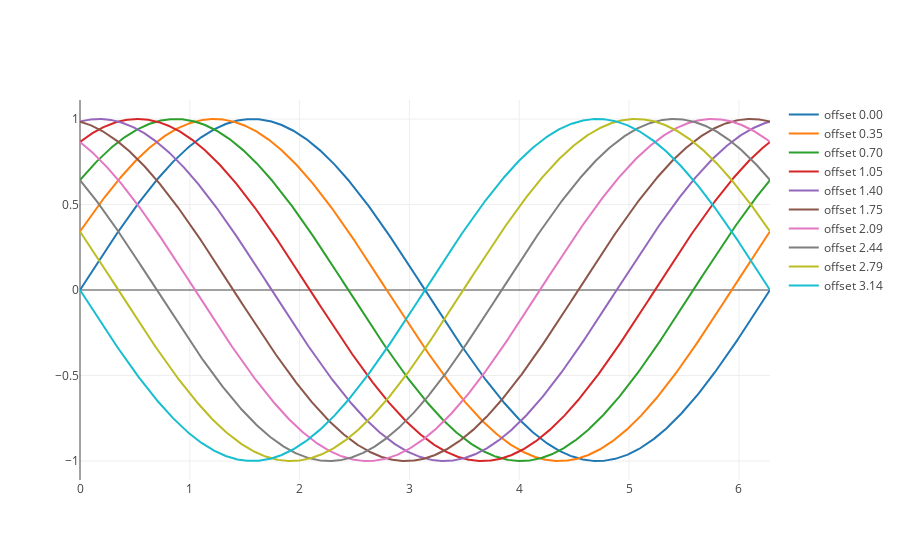

Notebook source saved alongside this figure:
### Markdown cell above
## Plotly

### Code cell
import plotly.graph_objs as go
import plotly.offline as py

traces = []
for leg, y in zip(legend, ys):
    traces.append(go.Scatter(x=x, y=y, name=leg))

py.iplot(traces)

### Figure 1 — Plotly figure (JSON) as saved in the notebook; plotly's stock layout.template omitted (floating-point values rounded to 4 significant figures; data arrays with more than 128 entries replaced by an {"elided": "..."} marker saying what was removed)
{"data": [{"name": "offset 0.00", "type": "scatter", "uid": "70af11eb-4753-41a3-8429-3fdc0c29903c", "x": {"elided": "1000 float values"}, "y": {"elided": "1000 float values"}}, {"name": "offset 0.35", "type": "scatter", "uid": "a7f706ab-7bfa-4a93-b9ec-3cb2eafaa2a8", "x": {"elided": "1000 float values"}, "y": {"elided": "1000 float values"}}, {"name": "offset 0.70", "type": "scatter", "uid": "5045d55d-63db-47c8-af5c-623038696729", "x": {"elided": "1000 float values"}, "y": {"elided": "1000 float values"}}, {"name": "offset 1.05", "type": "scatter", "uid": "6e434804-f272-4f55-944c-45fabf9d01a7", "x": {"elided": "1000 float values"}, "y": {"elided": "1000 float values"}}, {"name": "offset 1.40", "type": "scatter", "uid": "1878824a-b2b1-4f8e-b814-ead932652b4e", "x": {"elided": "1000 float values"}, "y": {"elided": "1000 float values"}}, {"name": "offset 1.75", "type": "scatter", "uid": "f2db5923-36d7-400d-add6-cd4a86644143", "x": {"elided": "1000 float values"}, "y": {"elided": "1000 float values"}}, {"name": "offset 2.09", "type": "scatter", "uid": "926bcc86-c318-46c4-974c-26f42e66bccd", "x": {"elided": "1000 float values"}, "y": {"elided": "1000 float values"}}, {"name": "offset 2.44", "type": "scatter", "uid": "ca269661-4fd7-4dfc-9089-928c02dbc7b8", "x": {"elided": "1000 float values"}, "y": {"elided": "1000 float values"}}, {"name": "offset 2.79", "type": "scatter", "uid": "dc638368-2703-4280-9a2d-7ec3075c856f", "x": {"elided": "1000 float values"}, "y": {"elided": "1000 float values"}}, {"name": "offset 3.14", "type": "scatter", "uid": "3a381f62-dfdc-4cbb-883f-e88d8496573a", "x": {"elided": "1000 float values"}, "y": {"elided": "1000 float values"}}], "layout": {"autosize": true, "xaxis": {"autorange": true, "range": [0, 6.283], "type": "linear"}, "yaxis": {"autorange": true, "range": [-1.111, 1.111], "type": "linear"}}}
